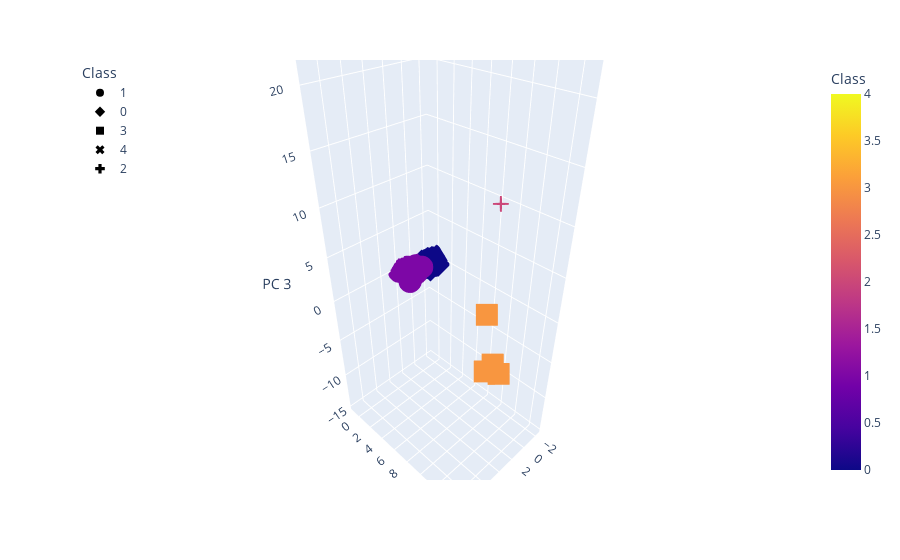

The notebook cell saved with this chart:
### Markdown cell above
### Visualizing Results

#### 3D-Scatter with Clusters

### Code cell
# Create a 3D-Scatter with the PCA data and the clusters
fig = px.scatter_3d(
    clustered_df,
    x="PC 1",
    y="PC 2",
    z="PC 3",
    hover_name="CoinName",
    hover_data=["Algorithm"],
    color="Class",
    symbol="Class",
    width=800,
)
fig.update_layout(legend=dict(x=0, y=1))
fig.show()

### Figure 1 — Plotly figure (JSON) as saved in the notebook; plotly's stock layout.template omitted (floating-point values rounded to 4 significant figures; data arrays with more than 128 entries replaced by an {"elided": "..."} marker saying what was removed)
{"data": [{"customdata": {"elided": "286x1 str values"}, "hovertemplate": "<b>%{hovertext}</b><br><br>Class=%{marker.color}<br>PC 1=%{x}<br>PC 2=%{y}<br>PC 3=%{z}<br>Algorithm=%{customdata[0]}<extra></extra>", "hovertext": {"elided": "286 str values"}, "legendgroup": "1", "marker": {"color": {"elided": "286 int values"}, "coloraxis": "coloraxis", "symbol": "circle"}, "mode": "markers", "name": "1", "scene": "scene", "showlegend": true, "type": "scatter3d", "x": {"elided": "286 float values"}, "y": {"elided": "286 float values"}, "z": {"elided": "286 float values"}}, {"customdata": {"elided": "240x1 str values"}, "hovertemplate": "<b>%{hovertext}</b><br><br>Class=%{marker.color}<br>PC 1=%{x}<br>PC 2=%{y}<br>PC 3=%{z}<br>Algorithm=%{customdata[0]}<extra></extra>", "hovertext": {"elided": "240 str values"}, "legendgroup": "0", "marker": {"color": {"elided": "240 int values"}, "coloraxis": "coloraxis", "symbol": "diamond"}, "mode": "markers", "name": "0", "scene": "scene", "showlegend": true, "type": "scatter3d", "x": {"elided": "240 float values"}, "y": {"elided": "240 float values"}, "z": {"elided": "240 float values"}}, {"customdata": [["VeChainThor Authority"], ["Proof-of-Authority"], ["SHA3-256"], ["Leased POS"]], "hovertemplate": "<b>%{hovertext}</b><br><br>Class=%{marker.color}<br>PC 1=%{x}<br>PC 2=%{y}<br>PC 3=%{z}<br>Algorithm=%{customdata[0]}<extra></extra>", "hovertext": ["Vechain", "Poa Network", "Fiii", "Waves"], "legendgroup": "3", "marker": {"color": [3, 3, 3, 3], "coloraxis": "coloraxis", "symbol": "square"}, "mode": "markers", "name": "3", "scene": "scene", "showlegend": true, "type": "scatter3d", "x": [2.992, 0.8037, -1.093, -0.9329], "y": [12.68, 10.1, 10.44, 8.515], "z": [-3.002, -7.447, -8.968, -2.013]}, {"customdata": [["Proof-of-BibleHash"]], "hovertemplate": "<b>%{hovertext}</b><br><br>Class=%{marker.color}<br>PC 1=%{x}<br>PC 2=%{y}<br>PC 3=%{z}<br>Algorithm=%{customdata[0]}<extra></extra>", "hovertext": ["BiblePay"], "legendgroup": "4", "marker": {"color": [4], "coloraxis": "coloraxis", "symbol": "x"}, "mode": "markers", "name": "4", "scene": "scene", "showlegend": true, "type": "scatter3d", "x": [9.348], "y": [14.84], "z": [-14.3]}, {"customdata": [["SHA-256 + Hive"], ["ECC 256K1"]], "hovertemplate": "<b>%{hovertext}</b><br><br>Class=%{marker.color}<br>PC 1=%{x}<br>PC 2=%{y}<br>PC 3=%{z}<br>Algorithm=%{customdata[0]}<extra></extra>", "hovertext": ["LitecoinCash", "Acute Angle Cloud"], "legendgroup": "2", "marker": {"color": [2, 2], "coloraxis": "coloraxis", "symbol": "cross"}, "mode": "markers", "name": "2", "scene": "scene", "showlegend": true, "type": "scatter3d", "x": [4.974, 1.641], "y": [12.58, 11.25], "z": [23.8, 12.15]}], "layout": {"autosize": true, "coloraxis": {"colorbar": {"title": {"text": "Class"}}, "colorscale": [[0, "#0d0887"], [0.1111, "#46039f"], [0.2222, "#7201a8"], [0.3333, "#9c179e"], [0.4444, "#bd3786"], [0.5556, "#d8576b"], [0.6667, "#ed7953"], [0.7778, "#fb9f3a"], [0.8889, "#fdca26"], [1, "#f0f921"]]}, "legend": {"title": {"text": "Class"}, "tracegroupgap": 0, "x": 0, "y": 1}, "margin": {"t": 60}, "scene": {"aspectmode": "auto", "aspectratio": {"x": 0.6103, "y": 0.825, "z": 1.986}, "domain": {"x": [0, 1], "y": [0, 1]}, "xaxis": {"title": {"text": "PC 1"}, "type": "linear"}, "yaxis": {"title": {"text": "PC 2"}, "type": "linear"}, "zaxis": {"title": {"text": "PC 3"}, "type": "linear"}}}}
